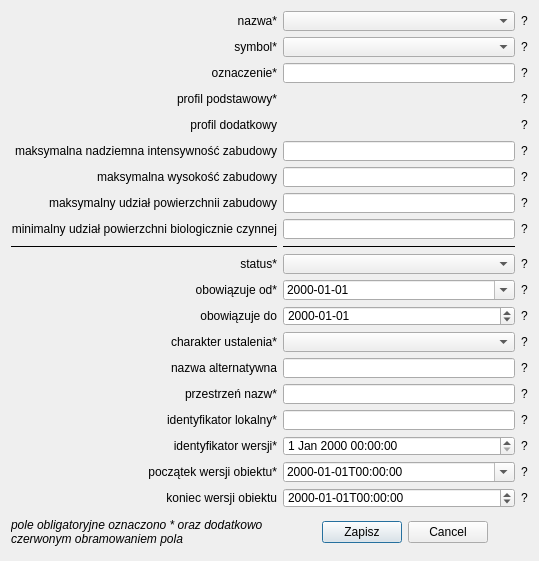
<?xml version="1.0" encoding="UTF-8"?>
<ui version="4.0">
 <class>Dialog</class>
 <widget class="QDialog" name="Dialog">
  <property name="geometry">
   <rect>
    <x>0</x>
    <y>0</y>
    <width>539</width>
    <height>561</height>
   </rect>
  </property>
  <property name="sizePolicy">
   <sizepolicy hsizetype="MinimumExpanding" vsizetype="MinimumExpanding">
    <horstretch>0</horstretch>
    <verstretch>0</verstretch>
   </sizepolicy>
  </property>
  <property name="minimumSize">
   <size>
    <width>539</width>
    <height>561</height>
   </size>
  </property>
  <property name="maximumSize">
   <size>
    <width>539</width>
    <height>566</height>
   </size>
  </property>
  <property name="windowTitle">
   <string>Dialog</string>
  </property>
  <layout class="QFormLayout" name="formLayout">
   <property name="sizeConstraint">
    <enum>QLayout::SetMinAndMaxSize</enum>
   </property>
   <property name="rowWrapPolicy">
    <enum>QFormLayout::DontWrapRows</enum>
   </property>
   <property name="labelAlignment">
    <set>Qt::AlignLeading|Qt::AlignLeft|Qt::AlignVCenter</set>
   </property>
   <item row="0" column="0" colspan="2">
    <layout class="QVBoxLayout" name="verticalLayout_3" stretch="0,0">
     <property name="spacing">
      <number>6</number>
     </property>
     <property name="sizeConstraint">
      <enum>QLayout::SetDefaultConstraint</enum>
     </property>
     <property name="leftMargin">
      <number>0</number>
     </property>
     <item>
      <layout class="QGridLayout" name="gridLayout">
       <property name="sizeConstraint">
        <enum>QLayout::SetDefaultConstraint</enum>
       </property>
       <property name="leftMargin">
        <number>0</number>
       </property>
       <property name="spacing">
        <number>6</number>
       </property>
       <item row="15" column="0">
        <widget class="QLabel" name="obowiazujeDo_label">
         <property name="sizePolicy">
          <sizepolicy hsizetype="MinimumExpanding" vsizetype="MinimumExpanding">
           <horstretch>0</horstretch>
           <verstretch>0</verstretch>
          </sizepolicy>
         </property>
         <property name="minimumSize">
          <size>
           <width>0</width>
           <height>0</height>
          </size>
         </property>
         <property name="text">
          <string>obowiązuje do</string>
         </property>
         <property name="alignment">
          <set>Qt::AlignRight|Qt::AlignTrailing|Qt::AlignVCenter</set>
         </property>
         <property name="buddy">
          <cstring>obowiazujeDo</cstring>
         </property>
        </widget>
       </item>
       <item row="7" column="0">
        <widget class="QLabel" name="maksWysokoscZabudowy_label">
         <property name="sizePolicy">
          <sizepolicy hsizetype="MinimumExpanding" vsizetype="MinimumExpanding">
           <horstretch>0</horstretch>
           <verstretch>0</verstretch>
          </sizepolicy>
         </property>
         <property name="minimumSize">
          <size>
           <width>0</width>
           <height>0</height>
          </size>
         </property>
         <property name="text">
          <string>maksymalna wysokość zabudowy</string>
         </property>
         <property name="alignment">
          <set>Qt::AlignRight|Qt::AlignTrailing|Qt::AlignVCenter</set>
         </property>
         <property name="buddy">
          <cstring>maksWysokoscZabudowy</cstring>
         </property>
        </widget>
       </item>
       <item row="7" column="1">
        <widget class="QLineEdit" name="maksWysokoscZabudowy">
         <property name="sizePolicy">
          <sizepolicy hsizetype="MinimumExpanding" vsizetype="MinimumExpanding">
           <horstretch>0</horstretch>
           <verstretch>0</verstretch>
          </sizepolicy>
         </property>
         <property name="minimumSize">
          <size>
           <width>0</width>
           <height>20</height>
          </size>
         </property>
         <property name="maximumSize">
          <size>
           <width>16777215</width>
           <height>20</height>
          </size>
         </property>
        </widget>
       </item>
       <item row="22" column="2">
        <widget class="QLabel" name="label_19">
         <property name="text">
          <string>?</string>
         </property>
        </widget>
       </item>
       <item row="9" column="2">
        <widget class="QLabel" name="label_9">
         <property name="text">
          <string>?</string>
         </property>
        </widget>
       </item>
       <item row="18" column="0">
        <widget class="QLabel" name="przestrzenNazw_label">
         <property name="sizePolicy">
          <sizepolicy hsizetype="MinimumExpanding" vsizetype="MinimumExpanding">
           <horstretch>0</horstretch>
           <verstretch>0</verstretch>
          </sizepolicy>
         </property>
         <property name="minimumSize">
          <size>
           <width>0</width>
           <height>0</height>
          </size>
         </property>
         <property name="font">
          <font>
           <weight>50</weight>
           <bold>false</bold>
          </font>
         </property>
         <property name="text">
          <string>przestrzeń nazw*</string>
         </property>
         <property name="alignment">
          <set>Qt::AlignRight|Qt::AlignTrailing|Qt::AlignVCenter</set>
         </property>
         <property name="buddy">
          <cstring>przestrzenNazw</cstring>
         </property>
        </widget>
       </item>
       <item row="3" column="0">
        <widget class="QLabel" name="profilPodstawowy_label">
         <property name="sizePolicy">
          <sizepolicy hsizetype="MinimumExpanding" vsizetype="MinimumExpanding">
           <horstretch>0</horstretch>
           <verstretch>0</verstretch>
          </sizepolicy>
         </property>
         <property name="minimumSize">
          <size>
           <width>0</width>
           <height>20</height>
          </size>
         </property>
         <property name="font">
          <font>
           <weight>50</weight>
           <bold>false</bold>
          </font>
         </property>
         <property name="text">
          <string>profil podstawowy*</string>
         </property>
         <property name="alignment">
          <set>Qt::AlignRight|Qt::AlignTrailing|Qt::AlignVCenter</set>
         </property>
        </widget>
       </item>
       <item row="11" column="0">
        <widget class="QLabel" name="status_label">
         <property name="sizePolicy">
          <sizepolicy hsizetype="MinimumExpanding" vsizetype="MinimumExpanding">
           <horstretch>0</horstretch>
           <verstretch>0</verstretch>
          </sizepolicy>
         </property>
         <property name="minimumSize">
          <size>
           <width>0</width>
           <height>0</height>
          </size>
         </property>
         <property name="font">
          <font>
           <weight>50</weight>
           <bold>false</bold>
          </font>
         </property>
         <property name="text">
          <string>status*</string>
         </property>
         <property name="alignment">
          <set>Qt::AlignRight|Qt::AlignTrailing|Qt::AlignVCenter</set>
         </property>
         <property name="buddy">
          <cstring>status</cstring>
         </property>
        </widget>
       </item>
       <item row="10" column="0">
        <widget class="Line" name="line">
         <property name="sizePolicy">
          <sizepolicy hsizetype="MinimumExpanding" vsizetype="Fixed">
           <horstretch>0</horstretch>
           <verstretch>0</verstretch>
          </sizepolicy>
         </property>
         <property name="frameShadow">
          <enum>QFrame::Plain</enum>
         </property>
         <property name="orientation">
          <enum>Qt::Horizontal</enum>
         </property>
        </widget>
       </item>
       <item row="15" column="2">
        <widget class="QLabel" name="label_12">
         <property name="text">
          <string>?</string>
         </property>
        </widget>
       </item>
       <item row="14" column="2">
        <widget class="QLabel" name="label_11">
         <property name="text">
          <string>?</string>
         </property>
        </widget>
       </item>
       <item row="4" column="2">
        <widget class="QLabel" name="label_5">
         <property name="text">
          <string>?</string>
         </property>
        </widget>
       </item>
       <item row="17" column="0">
        <widget class="QLabel" name="nazwaAlternatywna_label">
         <property name="sizePolicy">
          <sizepolicy hsizetype="MinimumExpanding" vsizetype="MinimumExpanding">
           <horstretch>0</horstretch>
           <verstretch>0</verstretch>
          </sizepolicy>
         </property>
         <property name="minimumSize">
          <size>
           <width>0</width>
           <height>0</height>
          </size>
         </property>
         <property name="text">
          <string>nazwa alternatywna</string>
         </property>
         <property name="alignment">
          <set>Qt::AlignRight|Qt::AlignTrailing|Qt::AlignVCenter</set>
         </property>
         <property name="buddy">
          <cstring>nazwaAlternatywna</cstring>
         </property>
        </widget>
       </item>
       <item row="15" column="1">
        <widget class="QgsDateTimeEdit" name="obowiazujeDo">
         <property name="sizePolicy">
          <sizepolicy hsizetype="MinimumExpanding" vsizetype="MinimumExpanding">
           <horstretch>0</horstretch>
           <verstretch>0</verstretch>
          </sizepolicy>
         </property>
         <property name="minimumSize">
          <size>
           <width>0</width>
           <height>20</height>
          </size>
         </property>
         <property name="maximumSize">
          <size>
           <width>16777215</width>
           <height>20</height>
          </size>
         </property>
         <property name="displayFormat">
          <string>yyyy-MM-dd</string>
         </property>
        </widget>
       </item>
       <item row="21" column="1">
        <widget class="QDateTimeEdit" name="poczatekWersjiObiektu">
         <property name="sizePolicy">
          <sizepolicy hsizetype="MinimumExpanding" vsizetype="MinimumExpanding">
           <horstretch>0</horstretch>
           <verstretch>0</verstretch>
          </sizepolicy>
         </property>
         <property name="minimumSize">
          <size>
           <width>0</width>
           <height>20</height>
          </size>
         </property>
         <property name="maximumSize">
          <size>
           <width>16777215</width>
           <height>20</height>
          </size>
         </property>
         <property name="showGroupSeparator" stdset="0">
          <bool>false</bool>
         </property>
         <property name="displayFormat">
          <string>yyyy-MM-ddTHH:mm:ss</string>
         </property>
         <property name="calendarPopup">
          <bool>true</bool>
         </property>
         <property name="timeSpec">
          <enum>Qt::UTC</enum>
         </property>
        </widget>
       </item>
       <item row="5" column="2">
        <widget class="QLabel" name="label_6">
         <property name="text">
          <string>?</string>
         </property>
        </widget>
       </item>
       <item row="3" column="2">
        <widget class="QLabel" name="label_4">
         <property name="text">
          <string>?</string>
         </property>
        </widget>
       </item>
       <item row="16" column="2">
        <widget class="QLabel" name="label_13">
         <property name="text">
          <string>?</string>
         </property>
        </widget>
       </item>
       <item row="20" column="2">
        <widget class="QLabel" name="label_17">
         <property name="text">
          <string>?</string>
         </property>
        </widget>
       </item>
       <item row="16" column="1">
        <widget class="QComboBox" name="charakterUstalenia">
         <property name="sizePolicy">
          <sizepolicy hsizetype="MinimumExpanding" vsizetype="MinimumExpanding">
           <horstretch>0</horstretch>
           <verstretch>0</verstretch>
          </sizepolicy>
         </property>
         <property name="minimumSize">
          <size>
           <width>0</width>
           <height>20</height>
          </size>
         </property>
         <property name="maximumSize">
          <size>
           <width>16777215</width>
           <height>20</height>
          </size>
         </property>
        </widget>
       </item>
       <item row="20" column="1">
        <widget class="QDateTimeEdit" name="wersjaId">
         <property name="sizePolicy">
          <sizepolicy hsizetype="MinimumExpanding" vsizetype="MinimumExpanding">
           <horstretch>0</horstretch>
           <verstretch>0</verstretch>
          </sizepolicy>
         </property>
         <property name="minimumSize">
          <size>
           <width>0</width>
           <height>20</height>
          </size>
         </property>
         <property name="maximumSize">
          <size>
           <width>16777215</width>
           <height>20</height>
          </size>
         </property>
        </widget>
       </item>
       <item row="1" column="0">
        <widget class="QLabel" name="symbol_label">
         <property name="sizePolicy">
          <sizepolicy hsizetype="MinimumExpanding" vsizetype="MinimumExpanding">
           <horstretch>0</horstretch>
           <verstretch>0</verstretch>
          </sizepolicy>
         </property>
         <property name="minimumSize">
          <size>
           <width>0</width>
           <height>0</height>
          </size>
         </property>
         <property name="font">
          <font>
           <weight>50</weight>
           <bold>false</bold>
          </font>
         </property>
         <property name="text">
          <string>symbol*</string>
         </property>
         <property name="alignment">
          <set>Qt::AlignRight|Qt::AlignTrailing|Qt::AlignVCenter</set>
         </property>
         <property name="buddy">
          <cstring>symbol</cstring>
         </property>
        </widget>
       </item>
       <item row="10" column="1">
        <widget class="Line" name="line_2">
         <property name="sizePolicy">
          <sizepolicy hsizetype="MinimumExpanding" vsizetype="Fixed">
           <horstretch>0</horstretch>
           <verstretch>0</verstretch>
          </sizepolicy>
         </property>
         <property name="frameShadow">
          <enum>QFrame::Plain</enum>
         </property>
         <property name="lineWidth">
          <number>1</number>
         </property>
         <property name="midLineWidth">
          <number>0</number>
         </property>
         <property name="orientation">
          <enum>Qt::Horizontal</enum>
         </property>
        </widget>
       </item>
       <item row="1" column="1">
        <widget class="QComboBox" name="symbol">
         <property name="sizePolicy">
          <sizepolicy hsizetype="MinimumExpanding" vsizetype="MinimumExpanding">
           <horstretch>0</horstretch>
           <verstretch>0</verstretch>
          </sizepolicy>
         </property>
         <property name="minimumSize">
          <size>
           <width>0</width>
           <height>20</height>
          </size>
         </property>
         <property name="maximumSize">
          <size>
           <width>16777215</width>
           <height>20</height>
          </size>
         </property>
        </widget>
       </item>
       <item row="2" column="1">
        <widget class="QLineEdit" name="oznaczenie">
         <property name="sizePolicy">
          <sizepolicy hsizetype="MinimumExpanding" vsizetype="MinimumExpanding">
           <horstretch>0</horstretch>
           <verstretch>0</verstretch>
          </sizepolicy>
         </property>
         <property name="minimumSize">
          <size>
           <width>0</width>
           <height>20</height>
          </size>
         </property>
         <property name="maximumSize">
          <size>
           <width>16777215</width>
           <height>20</height>
          </size>
         </property>
        </widget>
       </item>
       <item row="14" column="1">
        <widget class="QgsDateTimeEdit" name="obowiazujeOd">
         <property name="sizePolicy">
          <sizepolicy hsizetype="MinimumExpanding" vsizetype="MinimumExpanding">
           <horstretch>0</horstretch>
           <verstretch>0</verstretch>
          </sizepolicy>
         </property>
         <property name="minimumSize">
          <size>
           <width>0</width>
           <height>20</height>
          </size>
         </property>
         <property name="maximumSize">
          <size>
           <width>16777215</width>
           <height>20</height>
          </size>
         </property>
         <property name="displayFormat">
          <string>yyyy-MM-dd</string>
         </property>
         <property name="calendarPopup">
          <bool>true</bool>
         </property>
         <property name="timeSpec">
          <enum>Qt::LocalTime</enum>
         </property>
        </widget>
       </item>
       <item row="18" column="1">
        <widget class="QLineEdit" name="przestrzenNazw">
         <property name="enabled">
          <bool>true</bool>
         </property>
         <property name="sizePolicy">
          <sizepolicy hsizetype="MinimumExpanding" vsizetype="MinimumExpanding">
           <horstretch>0</horstretch>
           <verstretch>0</verstretch>
          </sizepolicy>
         </property>
         <property name="minimumSize">
          <size>
           <width>0</width>
           <height>20</height>
          </size>
         </property>
         <property name="maximumSize">
          <size>
           <width>16777215</width>
           <height>20</height>
          </size>
         </property>
         <property name="toolTip">
          <string>string</string>
         </property>
        </widget>
       </item>
       <item row="0" column="2">
        <widget class="QLabel" name="label_1">
         <property name="text">
          <string>?</string>
         </property>
        </widget>
       </item>
       <item row="20" column="0">
        <widget class="QLabel" name="wersjaId_label">
         <property name="sizePolicy">
          <sizepolicy hsizetype="MinimumExpanding" vsizetype="MinimumExpanding">
           <horstretch>0</horstretch>
           <verstretch>0</verstretch>
          </sizepolicy>
         </property>
         <property name="minimumSize">
          <size>
           <width>0</width>
           <height>0</height>
          </size>
         </property>
         <property name="font">
          <font>
           <weight>50</weight>
           <bold>false</bold>
          </font>
         </property>
         <property name="text">
          <string>identyfikator wersji*</string>
         </property>
         <property name="alignment">
          <set>Qt::AlignRight|Qt::AlignTrailing|Qt::AlignVCenter</set>
         </property>
         <property name="buddy">
          <cstring>wersjaId</cstring>
         </property>
        </widget>
       </item>
       <item row="22" column="1">
        <widget class="QgsDateTimeEdit" name="koniecWersjiObiektu">
         <property name="sizePolicy">
          <sizepolicy hsizetype="MinimumExpanding" vsizetype="MinimumExpanding">
           <horstretch>0</horstretch>
           <verstretch>0</verstretch>
          </sizepolicy>
         </property>
         <property name="minimumSize">
          <size>
           <width>0</width>
           <height>20</height>
          </size>
         </property>
         <property name="maximumSize">
          <size>
           <width>16777215</width>
           <height>20</height>
          </size>
         </property>
         <property name="maximumTime">
          <time>
           <hour>0</hour>
           <minute>0</minute>
           <second>0</second>
          </time>
         </property>
         <property name="minimumTime">
          <time>
           <hour>23</hour>
           <minute>0</minute>
           <second>0</second>
          </time>
         </property>
         <property name="displayFormat">
          <string>yyyy-MM-ddTHH:mm:ss</string>
         </property>
         <property name="timeSpec">
          <enum>Qt::UTC</enum>
         </property>
        </widget>
       </item>
       <item row="17" column="2">
        <widget class="QLabel" name="label_14">
         <property name="text">
          <string>?</string>
         </property>
        </widget>
       </item>
       <item row="1" column="2">
        <widget class="QLabel" name="label_2">
         <property name="text">
          <string>?</string>
         </property>
        </widget>
       </item>
       <item row="22" column="0">
        <widget class="QLabel" name="koniecWersjiObiektu_label">
         <property name="sizePolicy">
          <sizepolicy hsizetype="MinimumExpanding" vsizetype="MinimumExpanding">
           <horstretch>0</horstretch>
           <verstretch>0</verstretch>
          </sizepolicy>
         </property>
         <property name="minimumSize">
          <size>
           <width>0</width>
           <height>0</height>
          </size>
         </property>
         <property name="text">
          <string>koniec wersji obiektu</string>
         </property>
         <property name="alignment">
          <set>Qt::AlignRight|Qt::AlignTrailing|Qt::AlignVCenter</set>
         </property>
         <property name="buddy">
          <cstring>koniecWersjiObiektu</cstring>
         </property>
        </widget>
       </item>
       <item row="2" column="2">
        <widget class="QLabel" name="label_3">
         <property name="text">
          <string>?</string>
         </property>
        </widget>
       </item>
       <item row="5" column="1">
        <widget class="QLineEdit" name="maksNadziemnaIntensywnoscZabudowy">
         <property name="sizePolicy">
          <sizepolicy hsizetype="MinimumExpanding" vsizetype="MinimumExpanding">
           <horstretch>0</horstretch>
           <verstretch>0</verstretch>
          </sizepolicy>
         </property>
         <property name="minimumSize">
          <size>
           <width>0</width>
           <height>20</height>
          </size>
         </property>
         <property name="maximumSize">
          <size>
           <width>16777215</width>
           <height>20</height>
          </size>
         </property>
        </widget>
       </item>
       <item row="8" column="2">
        <widget class="QLabel" name="label_8">
         <property name="text">
          <string>?</string>
         </property>
        </widget>
       </item>
       <item row="0" column="1">
        <widget class="QComboBox" name="nazwa">
         <property name="sizePolicy">
          <sizepolicy hsizetype="MinimumExpanding" vsizetype="MinimumExpanding">
           <horstretch>0</horstretch>
           <verstretch>0</verstretch>
          </sizepolicy>
         </property>
         <property name="minimumSize">
          <size>
           <width>0</width>
           <height>20</height>
          </size>
         </property>
         <property name="maximumSize">
          <size>
           <width>16777215</width>
           <height>20</height>
          </size>
         </property>
        </widget>
       </item>
       <item row="14" column="0">
        <widget class="QLabel" name="obowiazujeOd_label">
         <property name="sizePolicy">
          <sizepolicy hsizetype="MinimumExpanding" vsizetype="MinimumExpanding">
           <horstretch>0</horstretch>
           <verstretch>0</verstretch>
          </sizepolicy>
         </property>
         <property name="minimumSize">
          <size>
           <width>0</width>
           <height>0</height>
          </size>
         </property>
         <property name="text">
          <string>obowiązuje od*</string>
         </property>
         <property name="alignment">
          <set>Qt::AlignRight|Qt::AlignTrailing|Qt::AlignVCenter</set>
         </property>
         <property name="buddy">
          <cstring>obowiazujeOd</cstring>
         </property>
        </widget>
       </item>
       <item row="21" column="0">
        <widget class="QLabel" name="poczatekWersjiObiektu_label">
         <property name="sizePolicy">
          <sizepolicy hsizetype="MinimumExpanding" vsizetype="MinimumExpanding">
           <horstretch>0</horstretch>
           <verstretch>0</verstretch>
          </sizepolicy>
         </property>
         <property name="minimumSize">
          <size>
           <width>0</width>
           <height>0</height>
          </size>
         </property>
         <property name="font">
          <font>
           <weight>50</weight>
           <bold>false</bold>
          </font>
         </property>
         <property name="text">
          <string>początek wersji obiektu*</string>
         </property>
         <property name="alignment">
          <set>Qt::AlignRight|Qt::AlignTrailing|Qt::AlignVCenter</set>
         </property>
         <property name="buddy">
          <cstring>poczatekWersjiObiektu</cstring>
         </property>
        </widget>
       </item>
       <item row="21" column="2">
        <widget class="QLabel" name="label_18">
         <property name="text">
          <string>?</string>
         </property>
        </widget>
       </item>
       <item row="4" column="0">
        <widget class="QLabel" name="profilDodatkowy_label">
         <property name="sizePolicy">
          <sizepolicy hsizetype="MinimumExpanding" vsizetype="MinimumExpanding">
           <horstretch>0</horstretch>
           <verstretch>0</verstretch>
          </sizepolicy>
         </property>
         <property name="minimumSize">
          <size>
           <width>0</width>
           <height>20</height>
          </size>
         </property>
         <property name="text">
          <string>profil dodatkowy</string>
         </property>
         <property name="alignment">
          <set>Qt::AlignRight|Qt::AlignTrailing|Qt::AlignVCenter</set>
         </property>
        </widget>
       </item>
       <item row="8" column="0">
        <widget class="QLabel" name="maksUdzialPowierzchniZabudowy_label">
         <property name="sizePolicy">
          <sizepolicy hsizetype="MinimumExpanding" vsizetype="MinimumExpanding">
           <horstretch>0</horstretch>
           <verstretch>0</verstretch>
          </sizepolicy>
         </property>
         <property name="minimumSize">
          <size>
           <width>0</width>
           <height>0</height>
          </size>
         </property>
         <property name="text">
          <string>maksymalny udział powierzchnii zabudowy</string>
         </property>
         <property name="alignment">
          <set>Qt::AlignRight|Qt::AlignTrailing|Qt::AlignVCenter</set>
         </property>
         <property name="buddy">
          <cstring>maksUdzialPowierzchniZabudowy</cstring>
         </property>
        </widget>
       </item>
       <item row="8" column="1">
        <widget class="QLineEdit" name="maksUdzialPowierzchniZabudowy">
         <property name="sizePolicy">
          <sizepolicy hsizetype="MinimumExpanding" vsizetype="MinimumExpanding">
           <horstretch>0</horstretch>
           <verstretch>0</verstretch>
          </sizepolicy>
         </property>
         <property name="minimumSize">
          <size>
           <width>0</width>
           <height>20</height>
          </size>
         </property>
         <property name="maximumSize">
          <size>
           <width>16777215</width>
           <height>20</height>
          </size>
         </property>
        </widget>
       </item>
       <item row="16" column="0">
        <widget class="QLabel" name="charakterUstalenia_label">
         <property name="sizePolicy">
          <sizepolicy hsizetype="MinimumExpanding" vsizetype="MinimumExpanding">
           <horstretch>0</horstretch>
           <verstretch>0</verstretch>
          </sizepolicy>
         </property>
         <property name="minimumSize">
          <size>
           <width>0</width>
           <height>0</height>
          </size>
         </property>
         <property name="font">
          <font>
           <weight>50</weight>
           <bold>false</bold>
          </font>
         </property>
         <property name="text">
          <string>charakter ustalenia*</string>
         </property>
         <property name="alignment">
          <set>Qt::AlignRight|Qt::AlignTrailing|Qt::AlignVCenter</set>
         </property>
         <property name="buddy">
          <cstring>charakterUstalenia</cstring>
         </property>
        </widget>
       </item>
       <item row="9" column="0">
        <widget class="QLabel" name="minUdzialPowierzchniBiologicznieCzynnej_label">
         <property name="sizePolicy">
          <sizepolicy hsizetype="MinimumExpanding" vsizetype="MinimumExpanding">
           <horstretch>0</horstretch>
           <verstretch>0</verstretch>
          </sizepolicy>
         </property>
         <property name="minimumSize">
          <size>
           <width>0</width>
           <height>0</height>
          </size>
         </property>
         <property name="sizeIncrement">
          <size>
           <width>0</width>
           <height>0</height>
          </size>
         </property>
         <property name="lineWidth">
          <number>0</number>
         </property>
         <property name="text">
          <string>minimalny udział powierzchni biologicznie czynnej</string>
         </property>
         <property name="scaledContents">
          <bool>false</bool>
         </property>
         <property name="alignment">
          <set>Qt::AlignRight|Qt::AlignTrailing|Qt::AlignVCenter</set>
         </property>
         <property name="wordWrap">
          <bool>false</bool>
         </property>
         <property name="margin">
          <number>0</number>
         </property>
         <property name="indent">
          <number>-1</number>
         </property>
         <property name="buddy">
          <cstring>minUdzialPowierzchniBiologicznieCzynnej</cstring>
         </property>
        </widget>
       </item>
       <item row="17" column="1">
        <widget class="QLineEdit" name="nazwaAlternatywna">
         <property name="sizePolicy">
          <sizepolicy hsizetype="MinimumExpanding" vsizetype="MinimumExpanding">
           <horstretch>0</horstretch>
           <verstretch>0</verstretch>
          </sizepolicy>
         </property>
         <property name="minimumSize">
          <size>
           <width>0</width>
           <height>20</height>
          </size>
         </property>
         <property name="maximumSize">
          <size>
           <width>16777215</width>
           <height>20</height>
          </size>
         </property>
        </widget>
       </item>
       <item row="11" column="2">
        <widget class="QLabel" name="label_10">
         <property name="text">
          <string>?</string>
         </property>
        </widget>
       </item>
       <item row="19" column="0">
        <widget class="QLabel" name="lokalnyId_label">
         <property name="sizePolicy">
          <sizepolicy hsizetype="MinimumExpanding" vsizetype="MinimumExpanding">
           <horstretch>0</horstretch>
           <verstretch>0</verstretch>
          </sizepolicy>
         </property>
         <property name="minimumSize">
          <size>
           <width>0</width>
           <height>0</height>
          </size>
         </property>
         <property name="font">
          <font>
           <weight>50</weight>
           <bold>false</bold>
          </font>
         </property>
         <property name="text">
          <string>identyfikator lokalny*</string>
         </property>
         <property name="alignment">
          <set>Qt::AlignRight|Qt::AlignTrailing|Qt::AlignVCenter</set>
         </property>
         <property name="buddy">
          <cstring>lokalnyId</cstring>
         </property>
        </widget>
       </item>
       <item row="11" column="1">
        <widget class="QComboBox" name="status">
         <property name="sizePolicy">
          <sizepolicy hsizetype="MinimumExpanding" vsizetype="MinimumExpanding">
           <horstretch>0</horstretch>
           <verstretch>0</verstretch>
          </sizepolicy>
         </property>
         <property name="minimumSize">
          <size>
           <width>0</width>
           <height>20</height>
          </size>
         </property>
         <property name="maximumSize">
          <size>
           <width>16777215</width>
           <height>20</height>
          </size>
         </property>
        </widget>
       </item>
       <item row="0" column="0">
        <widget class="QLabel" name="nazwa_label">
         <property name="sizePolicy">
          <sizepolicy hsizetype="MinimumExpanding" vsizetype="MinimumExpanding">
           <horstretch>0</horstretch>
           <verstretch>0</verstretch>
          </sizepolicy>
         </property>
         <property name="minimumSize">
          <size>
           <width>0</width>
           <height>0</height>
          </size>
         </property>
         <property name="font">
          <font>
           <weight>50</weight>
           <bold>false</bold>
          </font>
         </property>
         <property name="text">
          <string>nazwa*</string>
         </property>
         <property name="alignment">
          <set>Qt::AlignRight|Qt::AlignTrailing|Qt::AlignVCenter</set>
         </property>
         <property name="buddy">
          <cstring>nazwa</cstring>
         </property>
        </widget>
       </item>
       <item row="19" column="1">
        <widget class="QLineEdit" name="lokalnyId">
         <property name="sizePolicy">
          <sizepolicy hsizetype="MinimumExpanding" vsizetype="MinimumExpanding">
           <horstretch>0</horstretch>
           <verstretch>0</verstretch>
          </sizepolicy>
         </property>
         <property name="minimumSize">
          <size>
           <width>0</width>
           <height>20</height>
          </size>
         </property>
         <property name="maximumSize">
          <size>
           <width>16777215</width>
           <height>20</height>
          </size>
         </property>
         <property name="toolTip">
          <string>string</string>
         </property>
        </widget>
       </item>
       <item row="18" column="2">
        <widget class="QLabel" name="label_15">
         <property name="text">
          <string>?</string>
         </property>
        </widget>
       </item>
       <item row="19" column="2">
        <widget class="QLabel" name="label_16">
         <property name="text">
          <string>?</string>
         </property>
        </widget>
       </item>
       <item row="9" column="1">
        <widget class="QLineEdit" name="minUdzialPowierzchniBiologicznieCzynnej">
         <property name="sizePolicy">
          <sizepolicy hsizetype="MinimumExpanding" vsizetype="MinimumExpanding">
           <horstretch>0</horstretch>
           <verstretch>0</verstretch>
          </sizepolicy>
         </property>
         <property name="minimumSize">
          <size>
           <width>0</width>
           <height>20</height>
          </size>
         </property>
         <property name="maximumSize">
          <size>
           <width>16777215</width>
           <height>20</height>
          </size>
         </property>
        </widget>
       </item>
       <item row="7" column="2">
        <widget class="QLabel" name="label_7">
         <property name="text">
          <string>?</string>
         </property>
        </widget>
       </item>
       <item row="2" column="0">
        <widget class="QLabel" name="oznaczenie_label">
         <property name="sizePolicy">
          <sizepolicy hsizetype="MinimumExpanding" vsizetype="MinimumExpanding">
           <horstretch>0</horstretch>
           <verstretch>0</verstretch>
          </sizepolicy>
         </property>
         <property name="minimumSize">
          <size>
           <width>0</width>
           <height>0</height>
          </size>
         </property>
         <property name="font">
          <font>
           <weight>50</weight>
           <bold>false</bold>
          </font>
         </property>
         <property name="text">
          <string>oznaczenie*</string>
         </property>
         <property name="alignment">
          <set>Qt::AlignRight|Qt::AlignTrailing|Qt::AlignVCenter</set>
         </property>
         <property name="buddy">
          <cstring>oznaczenie</cstring>
         </property>
        </widget>
       </item>
       <item row="5" column="0">
        <widget class="QLabel" name="maksNadziemnaIntensywnoscZabudowy_label">
         <property name="sizePolicy">
          <sizepolicy hsizetype="MinimumExpanding" vsizetype="MinimumExpanding">
           <horstretch>0</horstretch>
           <verstretch>0</verstretch>
          </sizepolicy>
         </property>
         <property name="minimumSize">
          <size>
           <width>0</width>
           <height>0</height>
          </size>
         </property>
         <property name="text">
          <string>maksymalna nadziemna intensywność zabudowy</string>
         </property>
         <property name="alignment">
          <set>Qt::AlignRight|Qt::AlignTrailing|Qt::AlignVCenter</set>
         </property>
        </widget>
       </item>
      </layout>
     </item>
     <item>
      <layout class="QHBoxLayout" name="horizontalLayout_2">
       <item>
        <widget class="QLabel" name="label">
         <property name="sizePolicy">
          <sizepolicy hsizetype="MinimumExpanding" vsizetype="MinimumExpanding">
           <horstretch>0</horstretch>
           <verstretch>0</verstretch>
          </sizepolicy>
         </property>
         <property name="font">
          <font>
           <italic>true</italic>
          </font>
         </property>
         <property name="text">
          <string>pole obligatoryjne oznaczono * oraz dodatkowo czerwonym obramowaniem pola</string>
         </property>
         <property name="wordWrap">
          <bool>true</bool>
         </property>
        </widget>
       </item>
       <item>
        <widget class="QLineEdit" name="profilDodatkowy">
         <property name="sizePolicy">
          <sizepolicy hsizetype="Fixed" vsizetype="Fixed">
           <horstretch>0</horstretch>
           <verstretch>0</verstretch>
          </sizepolicy>
         </property>
         <property name="minimumSize">
          <size>
           <width>0</width>
           <height>0</height>
          </size>
         </property>
         <property name="maximumSize">
          <size>
           <width>0</width>
           <height>0</height>
          </size>
         </property>
        </widget>
       </item>
       <item>
        <widget class="QLineEdit" name="profilPodstawowy">
         <property name="sizePolicy">
          <sizepolicy hsizetype="Fixed" vsizetype="Fixed">
           <horstretch>0</horstretch>
           <verstretch>0</verstretch>
          </sizepolicy>
         </property>
         <property name="minimumSize">
          <size>
           <width>0</width>
           <height>0</height>
          </size>
         </property>
         <property name="maximumSize">
          <size>
           <width>0</width>
           <height>0</height>
          </size>
         </property>
        </widget>
       </item>
       <item>
        <spacer name="horizontalSpacer">
         <property name="orientation">
          <enum>Qt::Horizontal</enum>
         </property>
         <property name="sizeHint" stdset="0">
          <size>
           <width>40</width>
           <height>20</height>
          </size>
         </property>
        </spacer>
       </item>
       <item>
        <widget class="QPushButton" name="zapisz">
         <property name="text">
          <string>Zapisz</string>
         </property>
        </widget>
       </item>
       <item>
        <widget class="QDialogButtonBox" name="buttonBox">
         <property name="enabled">
          <bool>true</bool>
         </property>
         <property name="sizePolicy">
          <sizepolicy hsizetype="MinimumExpanding" vsizetype="Fixed">
           <horstretch>0</horstretch>
           <verstretch>0</verstretch>
          </sizepolicy>
         </property>
         <property name="orientation">
          <enum>Qt::Horizontal</enum>
         </property>
         <property name="standardButtons">
          <set>QDialogButtonBox::Cancel</set>
         </property>
         <property name="centerButtons">
          <bool>false</bool>
         </property>
        </widget>
       </item>
       <item>
        <spacer name="horizontalSpacer_2">
         <property name="orientation">
          <enum>Qt::Horizontal</enum>
         </property>
         <property name="sizeHint" stdset="0">
          <size>
           <width>10</width>
           <height>20</height>
          </size>
         </property>
        </spacer>
       </item>
      </layout>
     </item>
    </layout>
   </item>
  </layout>
 </widget>
 <customwidgets>
  <customwidget>
   <class>QgsDateTimeEdit</class>
   <extends>QDateTimeEdit</extends>
   <header>qgsdatetimeedit.h</header>
  </customwidget>
 </customwidgets>
 <tabstops>
  <tabstop>nazwa</tabstop>
  <tabstop>symbol</tabstop>
  <tabstop>oznaczenie</tabstop>
  <tabstop>maksNadziemnaIntensywnoscZabudowy</tabstop>
  <tabstop>maksWysokoscZabudowy</tabstop>
  <tabstop>maksUdzialPowierzchniZabudowy</tabstop>
  <tabstop>minUdzialPowierzchniBiologicznieCzynnej</tabstop>
  <tabstop>status</tabstop>
  <tabstop>obowiazujeOd</tabstop>
  <tabstop>obowiazujeDo</tabstop>
  <tabstop>charakterUstalenia</tabstop>
  <tabstop>nazwaAlternatywna</tabstop>
  <tabstop>przestrzenNazw</tabstop>
  <tabstop>lokalnyId</tabstop>
  <tabstop>wersjaId</tabstop>
  <tabstop>poczatekWersjiObiektu</tabstop>
  <tabstop>koniecWersjiObiektu</tabstop>
  <tabstop>zapisz</tabstop>
 </tabstops>
 <resources/>
 <connections>
  <connection>
   <sender>buttonBox</sender>
   <signal>rejected()</signal>
   <receiver>Dialog</receiver>
   <slot>reject()</slot>
   <hints>
    <hint type="sourcelabel">
     <x>396</x>
     <y>519</y>
    </hint>
    <hint type="destinationlabel">
     <x>267</x>
     <y>295</y>
    </hint>
   </hints>
  </connection>
 </connections>
</ui>
